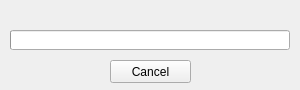
<?xml version="1.0" encoding="UTF-8"?>
<ui version="4.0">
 <class>MainWindow</class>
 <widget class="QMainWindow" name="MainWindow">
  <property name="geometry">
   <rect>
    <x>0</x>
    <y>0</y>
    <width>300</width>
    <height>90</height>
   </rect>
  </property>
  <property name="sizePolicy">
   <sizepolicy hsizetype="Fixed" vsizetype="Fixed">
    <horstretch>0</horstretch>
    <verstretch>0</verstretch>
   </sizepolicy>
  </property>
  <property name="minimumSize">
   <size>
    <width>300</width>
    <height>90</height>
   </size>
  </property>
  <property name="maximumSize">
   <size>
    <width>300</width>
    <height>90</height>
   </size>
  </property>
  <property name="windowTitle">
   <string notr="true">Launcher</string>
  </property>
  <property name="locale">
   <locale language="English" country="UnitedStates"/>
  </property>
  <widget class="QWidget" name="centralWidget">
   <widget class="QProgressBar" name="progressBar">
    <property name="geometry">
     <rect>
      <x>10</x>
      <y>30</y>
      <width>280</width>
      <height>20</height>
     </rect>
    </property>
    <property name="value">
     <number>0</number>
    </property>
    <property name="textVisible">
     <bool>false</bool>
    </property>
   </widget>
   <widget class="QLabel" name="status">
    <property name="geometry">
     <rect>
      <x>10</x>
      <y>10</y>
      <width>281</width>
      <height>16</height>
     </rect>
    </property>
    <property name="layoutDirection">
     <enum>Qt::LeftToRight</enum>
    </property>
    <property name="text">
     <string notr="true"/>
    </property>
    <property name="alignment">
     <set>Qt::AlignCenter</set>
    </property>
   </widget>
   <widget class="QPushButton" name="cancelButton">
    <property name="geometry">
     <rect>
      <x>110</x>
      <y>60</y>
      <width>81</width>
      <height>23</height>
     </rect>
    </property>
    <property name="text">
     <string>Cancel</string>
    </property>
   </widget>
  </widget>
 </widget>
 <layoutdefault spacing="6" margin="11"/>
 <resources/>
 <connections/>
</ui>
